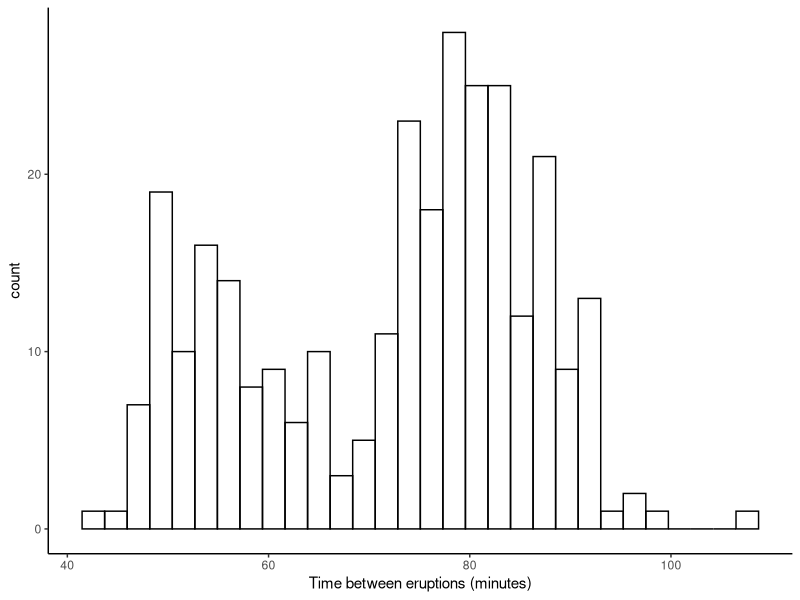
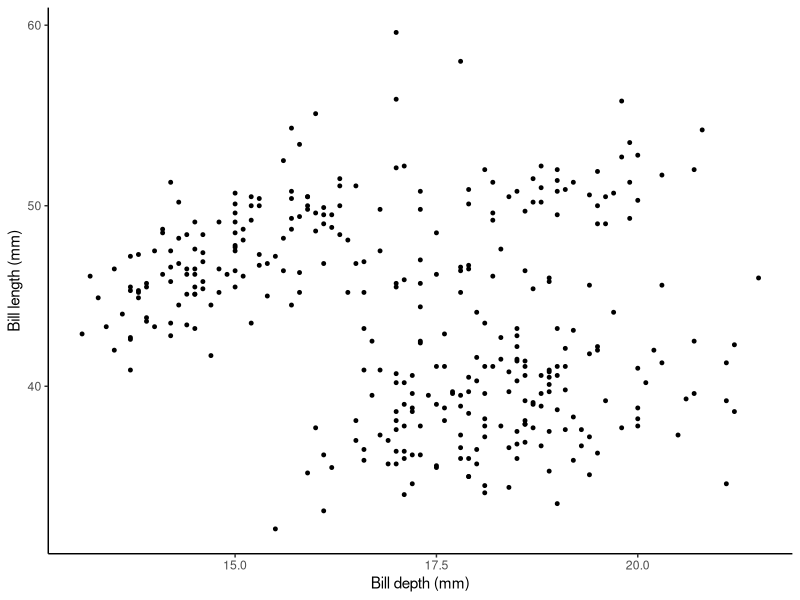
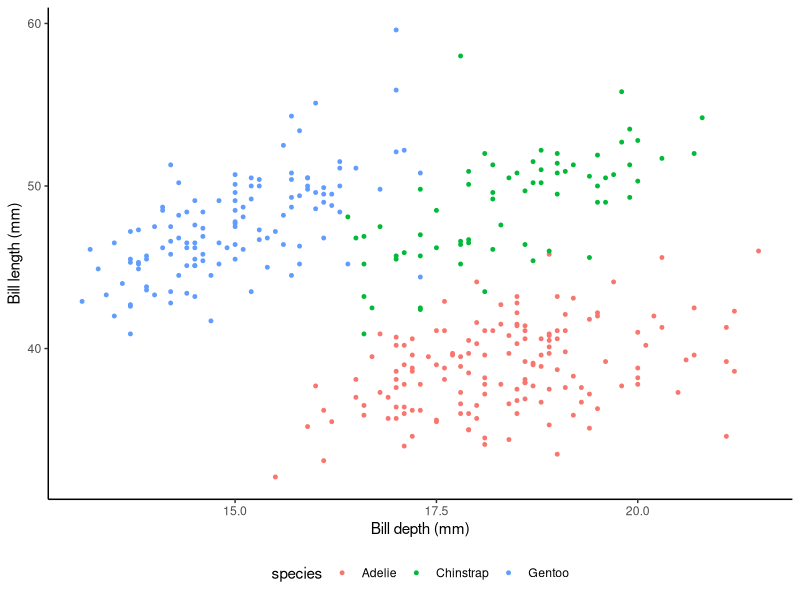
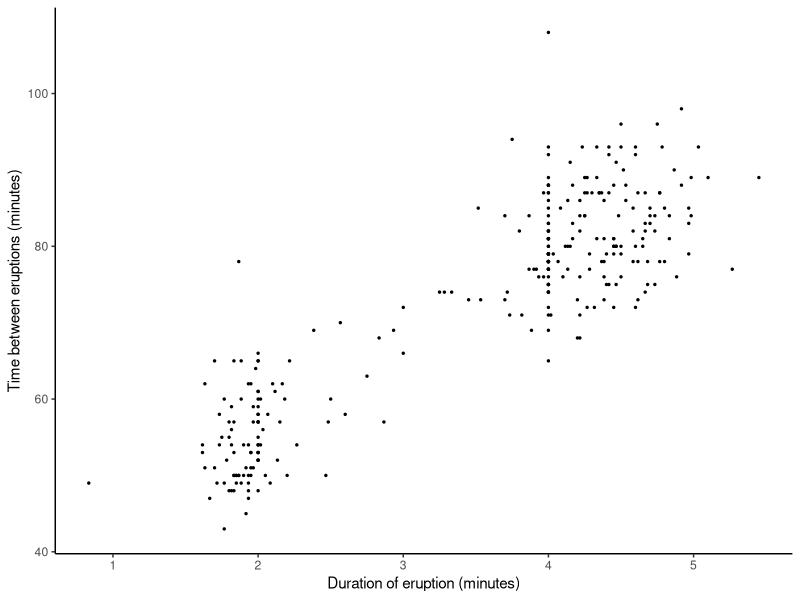
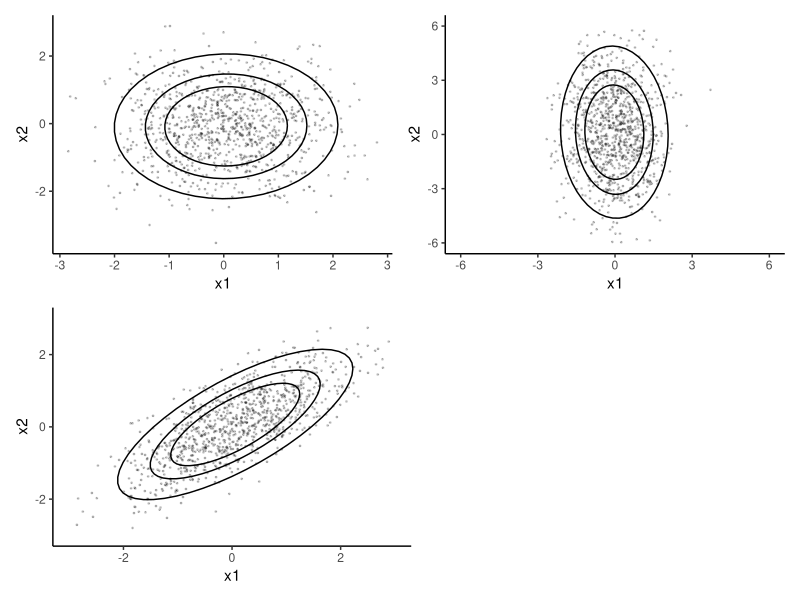
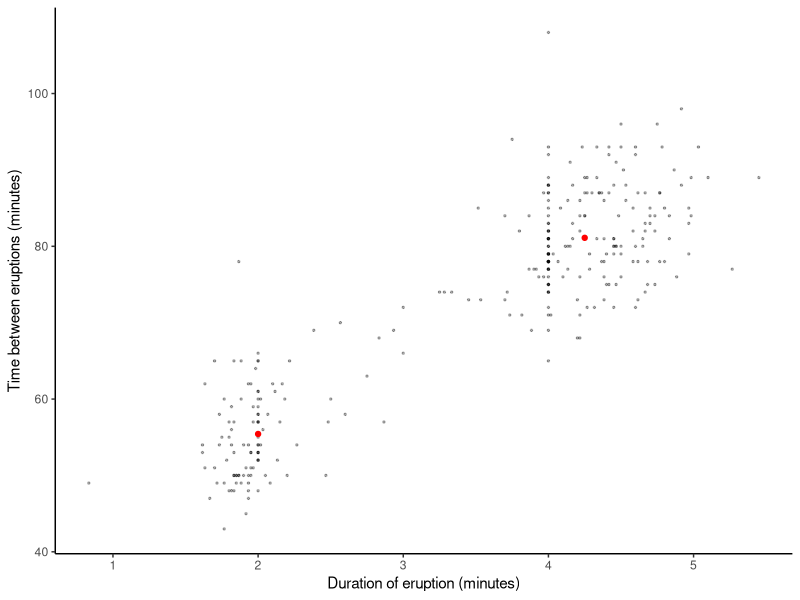
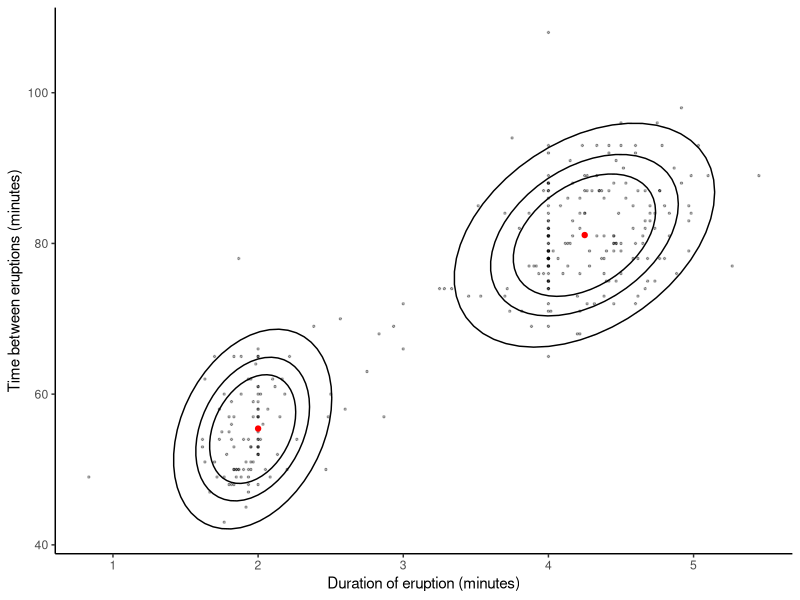

Reproduce these figures in R, in order.
## ---- chunk 1
library(MASS)
library(tidyverse)
library(mixtools)

geyser |>
  ggplot(aes(x = waiting)) +
  geom_histogram(fill="transparent", color="black") +
  labs(x = "Time between eruptions (minutes)") +
  theme_classic()
## ---- chunk 2
library(palmerpenguins)

penguins |>
  ggplot(aes(x = bill_depth_mm, y = bill_length_mm)) +
  geom_point(size=1) +
  labs(x = "Bill depth (mm)", y = "Bill length (mm)") +
  theme_classic()
## ---- chunk 3
library(palmerpenguins)

penguins |>
  ggplot(aes(x = bill_depth_mm, y = bill_length_mm, color = species)) +
  geom_point(size=1) +
  labs(x = "Bill depth (mm)", y = "Bill length (mm)") +
  theme_classic() +
  theme(legend.position = "bottom")
## ---- chunk 4
data.frame(x = geyser$waiting[2:299], y = geyser$duration[1:298]) |>
  ggplot(aes(x = y, y = x)) +
  geom_point(size = 0.5) +
  labs(y = "Time between eruptions (minutes)",
       x = "Duration of eruption (minutes)") +
  theme_classic()
## ---- chunk 5
library(MASS)
library(patchwork)
library(tidyverse)
y <- mvrnorm(1000, mu=c(0, 0), Sigma = diag(2))

p1 <- data.frame(x1 = y[,1], x2 = y[,2]) |>
  ggplot(aes(x = x1, y = x2)) +
  geom_point(alpha = 0.2, size=0.3) +
  stat_ellipse(type="norm", level = 0.5) +
  stat_ellipse(type="norm", level = 0.7) +
  stat_ellipse(type="norm", level = 0.9) +
  theme_classic()

y <- mvrnorm(1000, mu=c(0, 0), Sigma = diag(c(1, 5)))

p2 <- data.frame(x1 = y[,1], x2 = y[,2]) |>
  ggplot(aes(x = x1, y = x2)) +
  geom_point(alpha = 0.2, size=0.3) +
  stat_ellipse(type="norm", level = 0.5) +
  stat_ellipse(type="norm", level = 0.7) +
  stat_ellipse(type="norm", level = 0.9) +
  theme_classic() +
  scale_x_continuous(limits = c(-6, 6)) +
  scale_y_continuous(limits = c(-6, 6))

y <- mvrnorm(1000, mu=c(0, 0), Sigma = matrix(c(1, 0.75, 0.75, 1), nrow=2))

p3 <- data.frame(x1 = y[,1], x2 = y[,2]) |>
  ggplot(aes(x = x1, y = x2)) +
  geom_point(alpha = 0.2, size=0.3) +
  stat_ellipse(type="norm", level = 0.5) +
  stat_ellipse(type="norm", level = 0.7) +
  stat_ellipse(type="norm", level = 0.9) +
  theme_classic() +
  scale_x_continuous(limits = c(-3, 3)) +
  scale_y_continuous(limits = c(-3, 3))

(p1 + p2)/(p3 + plot_spacer())

#alpha_levels <- c(0.5, 0.9)
#contour_data <- data.table::rbindlist(lapply(alpha_levels,ellipse,x=diag(2),
#      scale=c(1,1),  ## needed for positional matching
#      centre=c(0, 0)))
## ---- chunk 6
old_faithful <- cbind(geyser$duration[1:298], geyser$waiting[2:299])
em_res <- mvnormalmixEM(old_faithful, 
                        lambda = c(0.5, 0.5), k=2)
## ---- chunk 7
data.frame(x = geyser$waiting[2:299], y = geyser$duration[1:298]) |>
  ggplot(aes(x = y, y = x)) +
  geom_point(size = 0.5, alpha=0.3) +
  #geom_point(aes(x = 2, y = 55), color="red") +
  annotate("point", x = c(2, 4.25), y = c(55.43, 81.11), color="red") +
  labs(y = "Time between eruptions (minutes)",
       x = "Duration of eruption (minutes)") +
  theme_classic()
## ---- chunk 8
em_res$mu[[1]]
em_res$mu[[2]]
## ---- chunk 9
data.frame(x = geyser$waiting[2:299], y = geyser$duration[1:298]) |>
  ggplot(aes(x = y, y = x)) +
  geom_point(size = 0.5, alpha=0.3) +
  #geom_point(aes(x = 2, y = 55), color="red") +
  annotate("point", x = c(2, 4.25), y = c(55.43, 81.11), color="red") +
  labs(y = "Time between eruptions (minutes)",
       x = "Duration of eruption (minutes)") +
  stat_ellipse(aes(group = as.factor(round(em_res$posterior[,2]))),
               type="norm", level = 0.5) +
  stat_ellipse(aes(group = as.factor(round(em_res$posterior[,2]))),
               type="norm", level = 0.7) +
  stat_ellipse(aes(group = as.factor(round(em_res$posterior[,2]))),
               type="norm", level = 0.9) +
  theme_classic()
